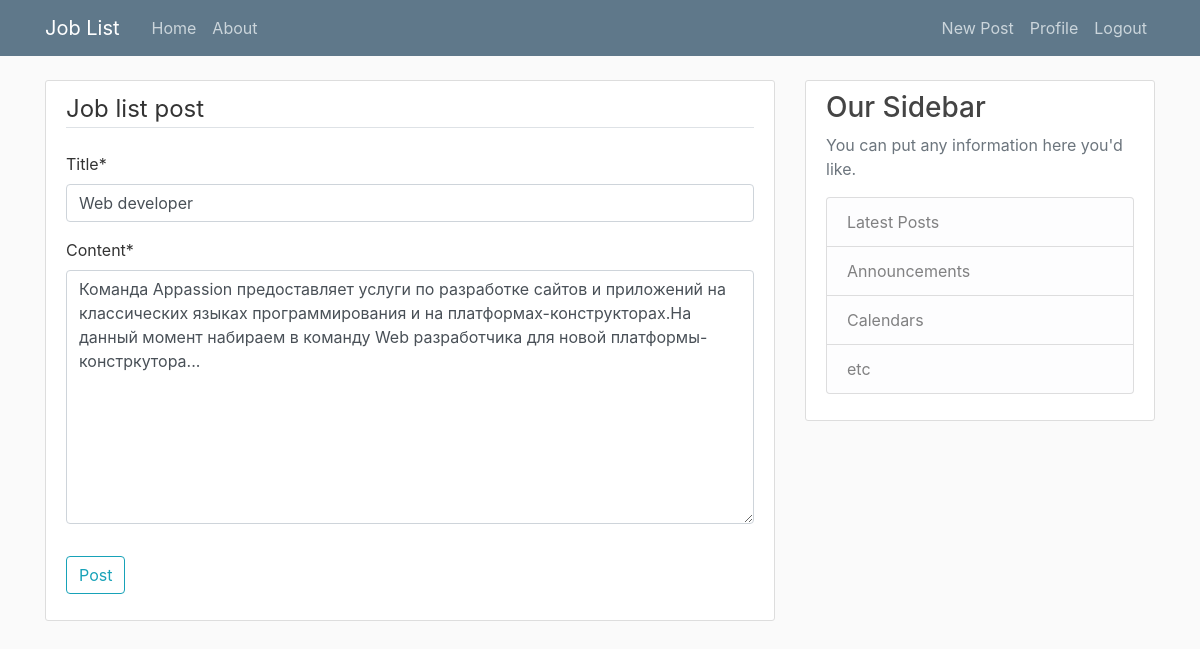
Page /post/65/update/ (signed in) on the committed database.
### job_list/models.py (models this page shows, shortened)
class Post(models.Model):
    title = models.CharField(max_length=100)
    content = models.TextField()
    date_posted = models.DateTimeField(default=timezone.now)
    date_expire = models.DateField(default=expire_date(30))
    author = models.ForeignKey(User, on_delete=models.CASCADE)
    sallary = models.CharField(default='Negociabil', max_length=20)

### job_list/views.py (the view, shortened to what this page needs)
# urls.py: path('post/<int:pk>/update/', views.PostUpdateView.as_view(), name='post-update'),
class PostUpdateView(LoginRequiredMixin, UserPassesTestMixin, UpdateView):
    model = Post
    fields = ['title', 'content']
    def test_func(self):
        post = self.get_object()
        if self.request.user == post.author:
            return True
        return False

### job_list/templates/job_list/post_form.html (shortened to what this page needs)
{% extends "job_list/base.html" %}
{% load crispy_forms_tags %}
{% block content %}
    <div class='content-section'>
        <form method='POST'>
            <fieldset class='form-group'>
                <legend class='border-bottom mb-4'>Job list post</legend>
                {{ form|crispy }}
            </fieldset>
            <div class='form-group'>
                <button class='btn btn-outline-info'>Post</button>
            </div>
        </form>
    </div>
{% endblock content %}

### job_list/static/job_list/main.css (style rules this page uses)
body { background: #fafafa; color: #333333; margin-top: 5rem; }
.content-section { background: #ffffff; padding: 10px 20px; border: 1px solid #dddddd; border-radius: 3px; margin-bottom: 20px; }

### rows in the picture
Post: title "Web developer", content "Команда Appassion предоставляет услуги по разработке сайтов и приложений на классических языках программирования и на платформах-конструкторах.На данный момент набираем в команду Web разработчика для новой платформы-констркутора..."
